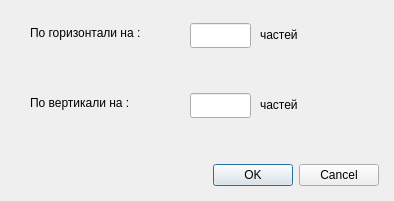
<?xml version="1.0" encoding="UTF-8"?>
<ui version="4.0">
 <class>DialogCutIntoPieces</class>
 <widget class="QDialog" name="DialogCutIntoPieces">
  <property name="geometry">
   <rect>
    <x>0</x>
    <y>0</y>
    <width>394</width>
    <height>201</height>
   </rect>
  </property>
  <property name="windowTitle">
   <string>Разрезать изображение на N*M частей</string>
  </property>
  <widget class="QLabel" name="label_N">
   <property name="geometry">
    <rect>
     <x>30</x>
     <y>23</y>
     <width>141</width>
     <height>20</height>
    </rect>
   </property>
   <property name="text">
    <string>По горизонтали на :</string>
   </property>
  </widget>
  <widget class="QLabel" name="label_M">
   <property name="geometry">
    <rect>
     <x>30</x>
     <y>93</y>
     <width>141</width>
     <height>20</height>
    </rect>
   </property>
   <property name="text">
    <string>По вертикали на :</string>
   </property>
  </widget>
  <widget class="QLineEdit" name="lineEdit_N">
   <property name="geometry">
    <rect>
     <x>190</x>
     <y>23</y>
     <width>61</width>
     <height>25</height>
    </rect>
   </property>
  </widget>
  <widget class="QLineEdit" name="lineEdit_M">
   <property name="geometry">
    <rect>
     <x>190</x>
     <y>93</y>
     <width>61</width>
     <height>25</height>
    </rect>
   </property>
  </widget>
  <widget class="QDialogButtonBox" name="buttonBox">
   <property name="geometry">
    <rect>
     <x>210</x>
     <y>160</y>
     <width>169</width>
     <height>30</height>
    </rect>
   </property>
   <property name="standardButtons">
    <set>QDialogButtonBox::Cancel|QDialogButtonBox::Ok</set>
   </property>
  </widget>
  <widget class="QLabel" name="label_4">
   <property name="geometry">
    <rect>
     <x>260</x>
     <y>20</y>
     <width>60</width>
     <height>30</height>
    </rect>
   </property>
   <property name="text">
    <string>частей</string>
   </property>
  </widget>
  <widget class="QLabel" name="label_5">
   <property name="geometry">
    <rect>
     <x>260</x>
     <y>90</y>
     <width>60</width>
     <height>30</height>
    </rect>
   </property>
   <property name="text">
    <string>частей</string>
   </property>
  </widget>
  <widget class="QLabel" name="label_N_info">
   <property name="enabled">
    <bool>false</bool>
   </property>
   <property name="geometry">
    <rect>
     <x>30</x>
     <y>40</y>
     <width>351</width>
     <height>30</height>
    </rect>
   </property>
   <property name="text">
    <string/>
   </property>
  </widget>
  <widget class="QLabel" name="label_M_info">
   <property name="enabled">
    <bool>false</bool>
   </property>
   <property name="geometry">
    <rect>
     <x>30</x>
     <y>110</y>
     <width>361</width>
     <height>30</height>
    </rect>
   </property>
   <property name="text">
    <string/>
   </property>
  </widget>
 </widget>
 <resources/>
 <connections/>
</ui>
